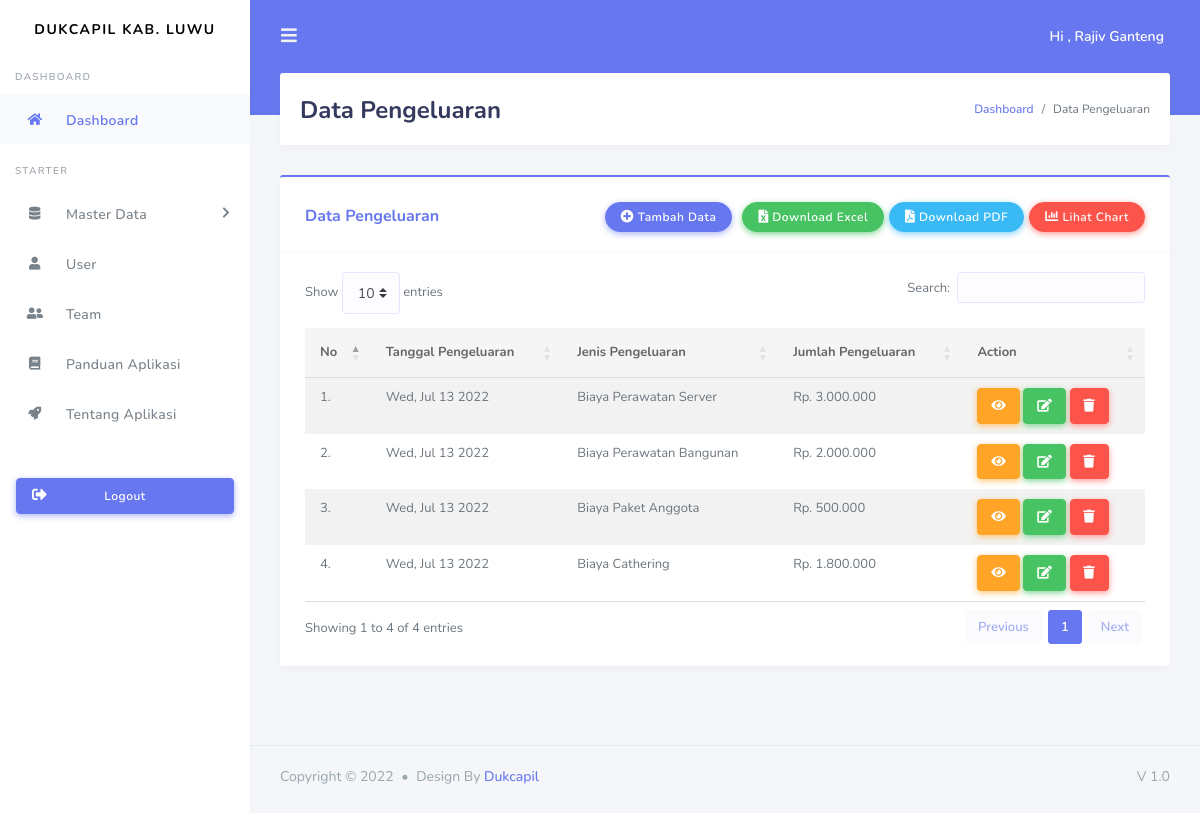
The page /pengeluaran.php (signed in) on the database its author committed.
### tables this page shows
CREATE TABLE `pengeluaran` (
  `id_pengeluaran` int(11) NOT NULL,
  `tanggal_pengeluaran` date NOT NULL,
  `jenis_pengeluaran` varchar(50) NOT NULL,
  `jumlah_pengeluaran` int(11) NOT NULL
);

### config/controller.php (called while the page is built, shortened)
<?php
function select($query)
{
    global $db;
    $result = mysqli_query($db, $query);
    $rows = [];
    while ($row = mysqli_fetch_assoc($result)) {
        $rows[] = $row;
    }
    return $rows;
}

### pengeluaran.php (the view, shortened to what this page needs)
<?php
include "layout/header.php";
$data_pengeluaran = select("SELECT * FROM pengeluaran");
?>
<div class="main-content">
    <section class="section">
        <div class="section-header">
            <h1>Data Pengeluaran</h1>
            <div class="section-header-breadcrumb">
                <div class="breadcrumb-item active"><a href="index.php">Dashboard</a></div>
                <div class="breadcrumb-item">Data Pengeluaran</div>
            </div>
        </div>
        <div class="section-body">
            <div class="section-body">
                <div class="card card-primary">
                    <div class="card-header" style="margin-top: 5px;">
                        <h4>Data Pengeluaran</h4>
                        <?php if ($_SESSION['level'] != 3) : ?>
                            <button type="button" class="btn btn-primary" data-toggle="modal" data-target="#modalTambah">
                                <i class="fas fa-plus-circle"></i> Tambah Data
                            </button>
                            <a href="download-excel-pengeluaran.php" class="btn btn-success" style="margin-left: 10px;">
                                <i class="fas fa-file-excel"></i> Download Excel
                            </a>
                            <a href="pdf/download-pdf-pengeluaran.php" class="btn btn-info" style="margin-left: 5px;">
                                <i class="fas fa-file-pdf"></i> Download PDF
                            </a>
                        <?php endif; ?>
                        <a href="chart.php" class="btn btn-danger" style="margin-left: 5px;">
                            <i class="fas fa-chart-bar"></i> Lihat Chart
                        </a>
                    </div>
                    <div class="card-body table-responsive">
                        <table class="table table-striped table-md" id="table1">
                            <thead>
                                <tr>
                                    <th>No</th>
                                    <th>Tanggal Pengeluaran</th>
                                    <th>Jenis Pengeluaran</th>
                                    <th>Jumlah Pengeluaran</th>
                                    <?php if ($_SESSION['level'] != 3) : ?>
                                        <th>Action</th>
                                    <?php endif; ?>
                                </tr>
                            </thead>
                            <tbody>
                                <?php
                                $no = 1;
                                ?>
                                <?php foreach ($data_pengeluaran as $pengeluaran) : ?>
                                    <tr>
                                        <td><?= $no++ . '.'; ?></td>
                                        <td><?= date('D, M j Y', strtotime($pengeluaran['tanggal_pengeluaran'])); ?></td>
                                        <td><?= $pengeluaran['jenis_pengeluaran']; ?></td>
                                        <td>Rp. <?= number_format($pengeluaran['jumlah_pengeluaran'], 0, ',', '.'); ?></td>
                                        <?php if ($_SESSION['level'] != 3) : ?>
                                            <td>
                                                <button type="button" class="btn btn-warning" data-toggle="modal" data-target="#modalView<?= $pengeluaran['id_pengeluaran']; ?>"><i class="fas fa-eye"></i></button>
                                                <button type="button" class="btn btn-success" data-toggle="modal" data-target="#modalUbah<?= $pengeluaran['id_pengeluaran']; ?>"><i class="fas fa-edit"></i></button>
                                                <button type="button" class="btn btn-danger" data-toggle="modal" data-target="#modalHapus<?= $pengeluaran['id_pengeluaran']; ?>"><i class="fas fa-trash"></i></button>
                                            <?php endif; ?>
                                            </td>
                                    </tr>
                                <?php endforeach; ?>
                            </tbody>
                        </table>
                    </div>
                </div>
            </div>
        </div>
    </section>
</div>
<?php
include "layout/footer.php";
?>

### layout/header.php (shortened to what this page needs)
<!DOCTYPE html>
<html lang="en">
<head>
    <link rel="stylesheet" href="https://cdnjs.cloudflare.com/ajax/libs/twitter-bootstrap/4.5.2/css/bootstrap.css">
    <link rel="stylesheet" href="https://cdn.datatables.net/1.12.1/css/dataTables.bootstrap4.min.css">
    <link rel="stylesheet" href="https://use.fontawesome.com/releases/v5.7.2/css/all.css">
    <link rel="stylesheet" href="assets/css/style.css">
    <link rel="stylesheet" href="assets/css/components.css">
</head>
<body>
    <div id="app">
        <div class="main-wrapper">
            <div class="navbar-bg"></div>
            <nav class="navbar navbar-expand-lg main-navbar">
                <form class="form-inline mr-auto">
                    <ul class="navbar-nav mr-3">
                        <li><a href="#" data-toggle="sidebar" class="nav-link nav-link-lg"><i class="fas fa-bars"></i></a></li>
                    </ul>
                </form>
                <ul class="navbar-nav navbar-right">
                    <li class="dropdown"><a href="#" data-toggle="dropdown" class="nav-link dropdown nav-link-lg nav-link-user">
                            <div class="d-sm-none d-lg-inline-block">Hi , <?= $_SESSION['nama_user']; ?></div>
                        </a>
                    </li>
                </ul>
            </nav>
            <div class="main-sidebar">
                <aside id="sidebar-wrapper">
                    <div class="sidebar-brand">
                        <a href="index.php">Dukcapil Kab. Luwu</a>
                    </div>
                    <ul class="sidebar-menu">
                        <li class="menu-header">Dashboard</li>
                        <li class="nav-item dropdown active">
                            <a href="index.php" class="nav-link"><i class="fas fa-home"></i><span>Dashboard</span></a>
                        </li>
                        <li class="menu-header">Starter</li>
                        <li class="nav-item dropdown">
                            <a href="#" class="nav-link has-dropdown" data-toggle="dropdown"><i class="fas fa-database"></i> <span>Master Data</span></a>
                        </li>
                        <li class="nav-item">
                            <a href="user.php" class="nav-link"><i class="fas fa-user"></i><span>User</span></a>
                        </li>
                        <li class="nav-item">
                            <a href="team.php" class="nav-link"><i class="fas fa-user-friends"></i><span>Team</span></a>
                        </li>
                        <?php if ($_SESSION['level'] != 3) : ?>
                            <li class="nav-item">
                                <a href="panduan.php" class="nav-link"><i class="fas fa-book"></i><span>Panduan Aplikasi</span></a>
                            </li>
                        <?php endif; ?>
                        <li class="nav-item">
                            <a href="aplikasi.php" class="nav-link"><i class="fas fa-rocket"></i><span>Tentang Aplikasi</span></a>
                        </li>
                        <div class="mt-4 mb-4 p-3 hide-sidebar-mini">
                            <a href="logout.php" class="btn btn-primary btn-block btn-icon-split">
                                <i class="fas fa-sign-out-alt"></i> Logout
                            </a>
                        </div>
                </aside>
            </div>

### layout/footer.php (shortened to what this page needs)
<footer class="main-footer">
    <div class="footer-left">
        Copyright &copy; <?= date('Y'); ?> <div class="bullet"></div> Design By <a href="https://nauval.in/">Dukcapil</a>
    </div>
    <div class="footer-right">
        V 1.0
    </div>
</footer>
</div>
</div>
</body>
</html>

### rows shown on the page
pengeluaran: tanggal_pengeluaran "Wed, Jul 13 2022", jenis_pengeluaran "Biaya Perawatan Server", jumlah_pengeluaran "3.000.000"
pengeluaran: tanggal_pengeluaran "Wed, Jul 13 2022", jenis_pengeluaran "Biaya Perawatan Bangunan", jumlah_pengeluaran "2.000.000"
pengeluaran: tanggal_pengeluaran "Wed, Jul 13 2022", jenis_pengeluaran "Biaya Paket Anggota", jumlah_pengeluaran "500.000"
pengeluaran: tanggal_pengeluaran "Wed, Jul 13 2022", jenis_pengeluaran "Biaya Cathering", jumlah_pengeluaran "1.800.000"

### other values the page prints
$_SESSION['nama_user'] "Rajiv Ganteng"
